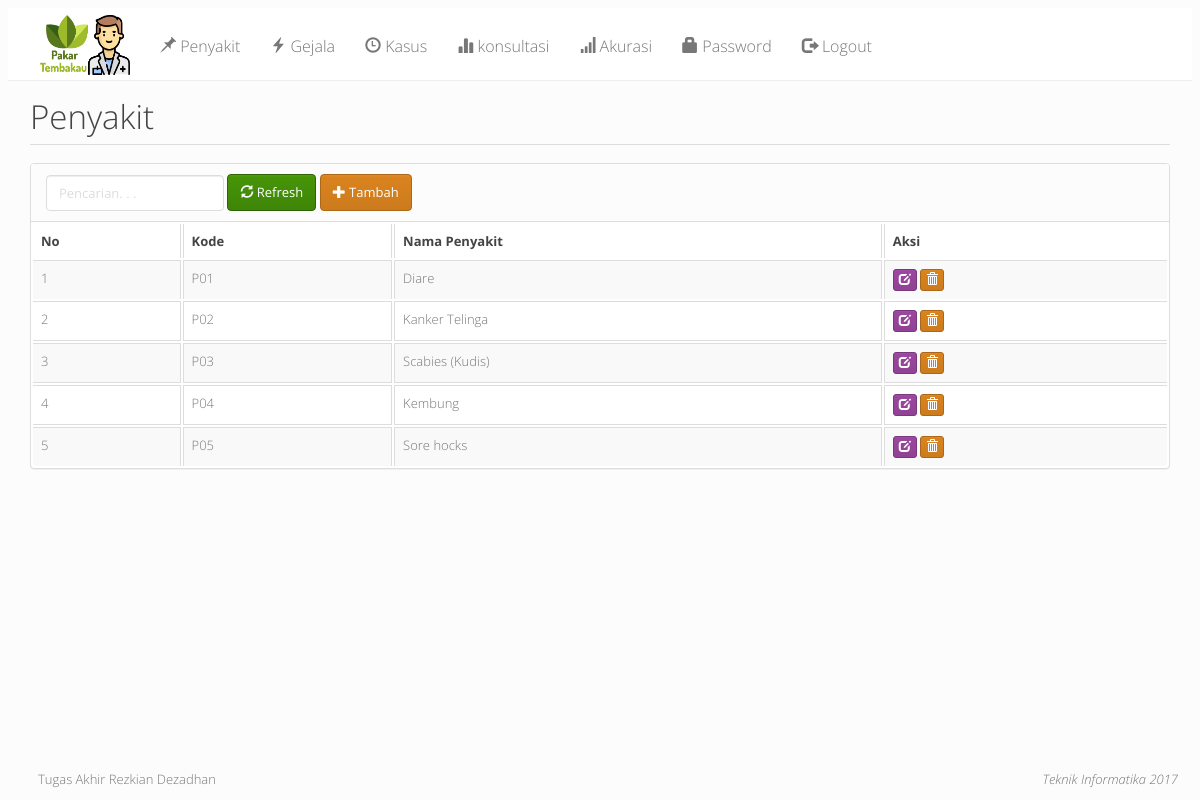
The page /index.php?m=penyakit (signed in) on the database its author committed.
### tables this page shows
CREATE TABLE `tb_penyakit` (
  `kode_penyakit` varchar(16) NOT NULL,
  `nama_penyakit` varchar(255) DEFAULT NULL,
  `penyebab` text DEFAULT NULL,
  `solusi` text DEFAULT NULL,
  PRIMARY KEY (`kode_penyakit`)
);

### config.php (called while the page is built)
<?php
$config["server"] = 'localhost';
$config["username"] = 'root';
$config["password"] = '';
$config["database_name"] = 'fuzzy_knn';

### functions.php (called while the page is built, shortened)
<?php
include 'config.php';
include 'includes/db.php';
$db = new DB($config['server'], $config['username'], $config['password'], $config['database_name']);
function esc_field($str)
{
    return addslashes($str);
}

### includes/db.php (called while the page is built, shortened)
<?php
class DB
{
    var $conn = null;
    public function __construct($host, $username, $passwd, $dbname)
    {
        $this->conn = mysqli_connect($host, $username, $passwd, $dbname);
    }
    public function query($sql)
    {
        $query = mysqli_query($this->conn, $sql) or die('<pre>Error mysqli_query: ' . mysqli_error($this->conn) . '<br />' . $sql . '</pre>');
        return $query;
    }
    public function get_results($sql)
    {
        $query = $this->query($sql);
        $arr = array();
        while ($row = mysqli_fetch_object($query)) {
            $arr[] = $row;
        }
        return $arr;
    }
}

### penyakit.php (the view, shortened to what this page needs)
<div class="page-header">
    <h1>Penyakit</h1>
</div>
<div class="panel panel-default">
    <div class="panel-heading">
        <form class="form-inline">
            <div class="form-group">
                <input class="form-control" type="text" placeholder="Pencarian. . ." name="q" value="<?= $_GET['q'] ?>" />
            </div>
            <div class="form-group">
                <button class="btn btn-success"><span class="glyphicon glyphicon-refresh"></span> Refresh</button>
            </div>
            <div class="form-group">
                <a class="btn btn-danger" href="?m=penyakit_tambah"><span class="glyphicon glyphicon-plus"></span> Tambah</a>
            </div>
        </form>
    </div>
    <table class="table table-bordered table-hover table-striped">
        <thead>
            <tr class="nw">
                <th>No</th>
                <th>Kode</th>
                <th>Nama Penyakit</th>
                <th>Aksi</th>
            </tr>
        </thead>
        <?php
        $q = esc_field($_GET['q']);
        $rows = $db->get_results("SELECT * FROM tb_penyakit
        WHERE kode_penyakit LIKE '%$q%' OR nama_penyakit LIKE '%$q%' OR penyebab LIKE '%$q%'
        ORDER BY kode_penyakit");
        $no = 0;
        foreach ($rows as $row) : ?>
            <tr>
                <td><?= ++$no ?></td>
                <td><?= $row->kode_penyakit ?></td>
                <td><?= $row->nama_penyakit ?></td>
                <td class="nw">
                    <a class="btn btn-xs btn-warning" href="?m=penyakit_ubah&ID=<?= $row->kode_penyakit ?>"><span class="glyphicon glyphicon-edit"></span></a>
                    <a class="btn btn-xs btn-danger" href="aksi.php?act=penyakit_hapus&ID=<?= $row->kode_penyakit ?>" onclick="return confirm('Hapus data?')"><span class="glyphicon glyphicon-trash"></span></a>
                </td>
            </tr>
        <?php endforeach; ?>
    </table>
</div>

### assets/css/general.css (style rules this page uses)
html { position: relative; min-height: 100%; }
body { margin-bottom: 70px; }
.nw { white-space: nowrap; }
.page-header { margin-top: 0; padding-bottom: 0; }
.page-header h1 { margin-top: 0; }

### rows shown on the page
tb_penyakit: kode_penyakit "P01", nama_penyakit "Diare"
tb_penyakit: kode_penyakit "P02", nama_penyakit "Kanker Telinga"
tb_penyakit: kode_penyakit "P03", nama_penyakit "Scabies (Kudis)"
tb_penyakit: kode_penyakit "P04", nama_penyakit "Kembung"
tb_penyakit: kode_penyakit "P05", nama_penyakit "Sore hocks"
